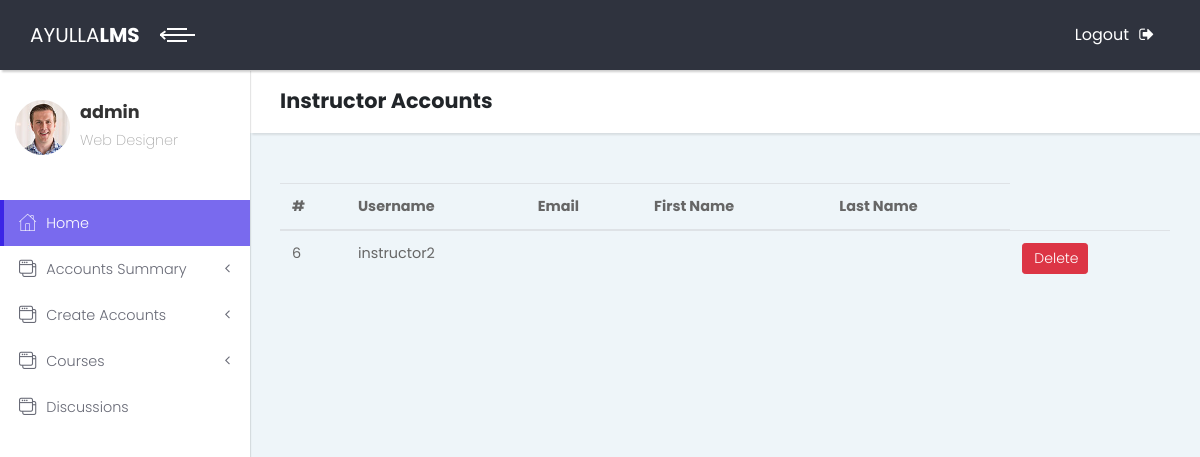
/adminact/view-instructor-accounts/ (signed in), run on an earlier commit of the app's database.
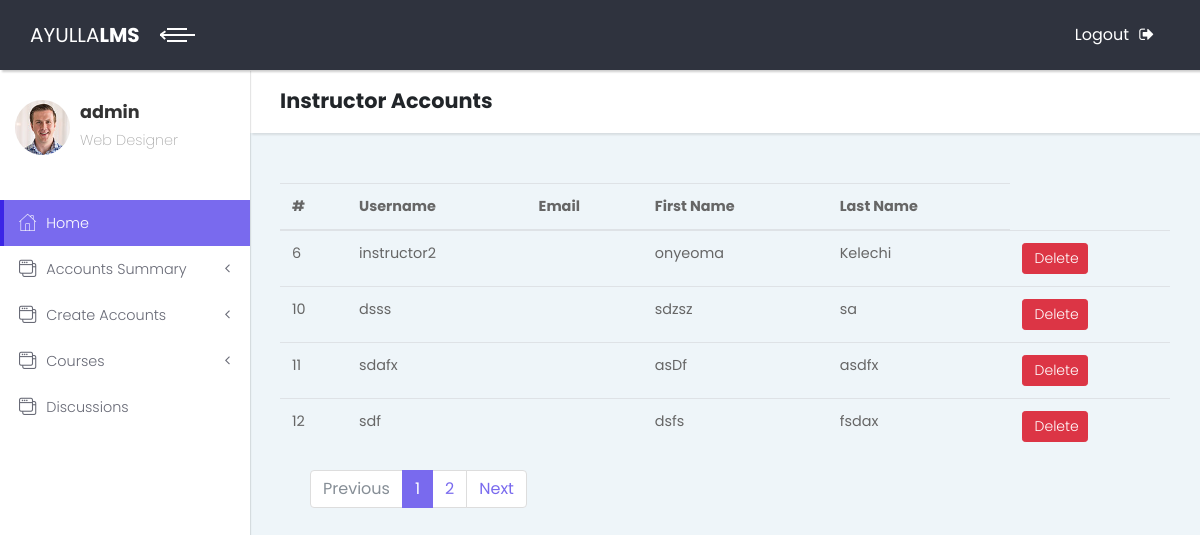
And on a later commit of the database.
### accounts/models.py (models this page shows)
class User(AbstractUser):
    is_student = models.BooleanField(default=False)
    is_instructor = models.BooleanField(default=False)
    is_teaching_assistant = models.BooleanField(default=False)
    is_observer = models.BooleanField(default=False)

### accounts/view.py (the view)
# urls.py: path('view-instructor-accounts/', InstructorsListView.as_view(), name='instructor_accounts'),
@method_decorator([login_required, admin_required], name='dispatch')
class InstructorsListView(ListView):
    model = User
    ordering = ('username', )
    context_object_name = 'accounts'
    template_name = 'account_list.html'
    paginate_by = 4
    def get_context_data(self, **kwargs):
        context = super().get_context_data(**kwargs)
        context['account_type'] = "Instructor"
        return context
    def get_queryset(self):
        queryset = User.objects.filter(is_instructor=True)
        return queryset

### accounts/templates/account_list.html (shortened to what this page needs)
{% extends 'externals/base.html' %}
{% load static %}
          {% block header %}
            <div class="container-fluid">
              <h2 class="no-margin-bottom justify-content-center"> {{ account_type }} Accounts</h2>
            </div>
          {% endblock header %}
{% block content %}
<section class="dashboard-counts no-padding-bottom">
            <div class="container-fluid">
      <table class="table" id="book-table">
        <thead>
          <tr>
            <th>#</th>
            <th>Username</th>
            <th>Email</th>
            <th>First Name</th>
            <th>Last Name</th>
          </tr>
        </thead>
        <tbody>
            {% include 'account/includes/partial_account_list.html' %}
        </tbody>
      </table>
                <div class="container-fluid">
                   {% include 'account/includes/pagination.html' %}
                </div>
            </div>
</section>
{% endblock %}

### accounts/templates/account/includes/partial_account_list.html (shortened to what this page needs)
  {% for account in accounts %}
        <tr>
          <td>{{ account.id }}</td>
          <td>{{ account.username }}</td>
          <td>{{ account.email }}</td>
          <td>{{ account.first_name }}</td>
          <td>{{ account.last_name }}</td>
            <td>
              <button type="button"
                      class="btn btn-danger btn-sm js-delete-book"
                      data-url="{% url 'account_delete' account.id %}">
                 Delete
              </button>
            </td>
        </tr>
      {% empty %}
        <tr>
          <td colspan="8" class="text-center bg-warning">No Account</td>
        </tr>
      {% endfor %}

What changed in the data, as far as the page shows it:
changed User "instructor2": first_name (not shown) → "onyeoma"; last_name (not shown) → "Kelechi"
added User: id "10", username "dsss", first_name "sdzsz", last_name "sa"
added User: id "11", username "sdafx", first_name "asDf", last_name "asdfx"
added User: id "12", username "sdf", first_name "dsfs", last_name "fsdax"
Also different on the page:
text now shown: "Previous Next"
new list line: "1"
new list line: "2"
